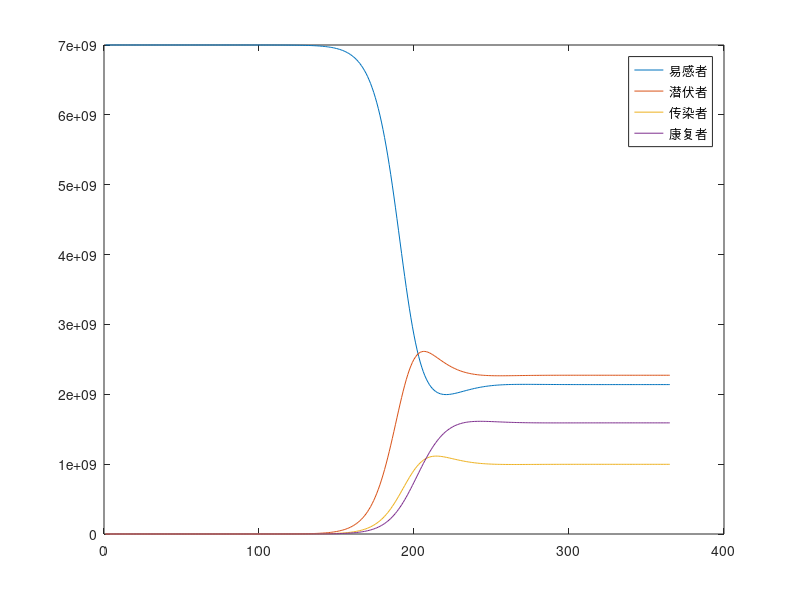

Here is the MATLAB script that generated this plot:
%start

clear;clc;

mu=0.062709;
r=20;
beta=1;
gamma=0.1;
alpha=1/14;
N=7000000000;
t=365;

S=N-1;
E=0;
I=1;
R=0;

for i=1:t-1
    S(i+1)=S(i)+mu*N-mu*S(i)-beta*I(i)/N*S(i);
    E(i+1)=E(i)+beta*I(i)/N*S(i)-(mu+alpha)*E(i);
    I(i+1)=I(i)+alpha*E(i)-(gamma+mu)*I(i);
    R(i+1)=R(i)+gamma*I(i)-mu*R(i);
end

plot(S), hold on;
plot(E), hold on;
plot(I), hold on;
plot(R), hold on;
legend('易感者','潜伏者','传染者','康复者');